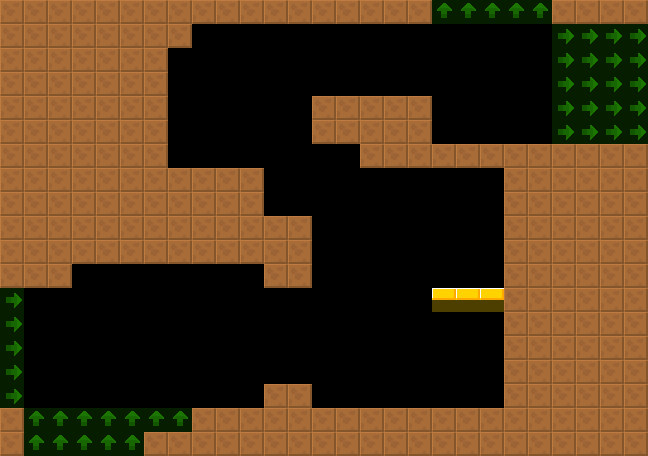

The image is a tile-based game level rendered from a .tmx file. Its description and source (layers, tilesets, objects; grid data summarised) follow:
An orthogonal 27x19 tile map with 24x24 px tiles, 2 tile layers (col, lnk), 2 tilesets and 7 objects (3x RotatingBall, 2x AutoRetractableSpikes, 2x RetractableSpikes).

<map version="1.4" tiledversion="1.4.2" orientation="orthogonal" renderorder="right-down" width="27" height="19" tilewidth="24" tileheight="24" infinite="0" nextlayerid="4" nextobjectid="8">
 <tileset firstgid="6" source="../../lnk.tsx" />
 <tileset firstgid="1" source="../../col.tsx" />
 <layer id="1" name="col" width="27" height="19">
  <data>[513 cells, 247 non-empty, 2 distinct tile ids]</data>
 </layer>
 <layer id="2" name="lnk" width="27" height="19" opacity="0.5">
  <data>[513 cells, 42 non-empty, 2 distinct tile ids]</data>
 </layer>
 <objectgroup id="3" name="markers" opacity="0.5">
  <object id="1" name="AutoRetractableSpikes" type="AutoRetractableSpikes" x="312" y="72" width="120" height="24">
   <properties>
    <property name="yr" value="0" />
    <property name="xr" value="0" />
    <property name="customId" value="1.5-0.5" />
   </properties>
  </object>
  <object id="2" name="AutoRetractableSpikes" type="AutoRetractableSpikes" x="480" y="168" width="24" height="120">
   <properties>
    <property name="yr" value="0" />
    <property name="xr" value="0" />
    <property name="customId" value="1-0.5" />
   </properties>
  </object>
  <object id="3" name="RotatingBall" type="RotatingBall" x="96" y="240" width="24" height="24">
   <properties>
    <property name="yr" value="0" />
    <property name="xr" value="0" />
    <property name="customId" value="1" />
   </properties>
  </object>
  <object id="4" name="RotatingBall" type="RotatingBall" x="288" y="240" width="24" height="24">
   <properties>
    <property name="yr" value="0" />
    <property name="xr" value="0" />
    <property name="customId" value="3" />
   </properties>
  </object>
  <object id="5" name="RotatingBall" type="RotatingBall" x="504" y="336" width="24" height="24">
   <properties>
    <property name="yr" value="0" />
    <property name="xr" value="0" />
    <property name="customId" value="3" />
   </properties>
  </object>
  <object id="6" name="RetractableSpikes" type="RetractableSpikes" x="192" y="384" width="72" height="24">
   <properties>
    <property name="yr" value="0" />
    <property name="xr" value="0" />
   </properties>
  </object>
  <object id="7" name="RetractableSpikes" type="RetractableSpikes" x="312" y="384" width="192" height="24">
   <properties>
    <property name="yr" value="0" />
    <property name="xr" value="0" />
   </properties>
  </object>
 </objectgroup>
</map>
